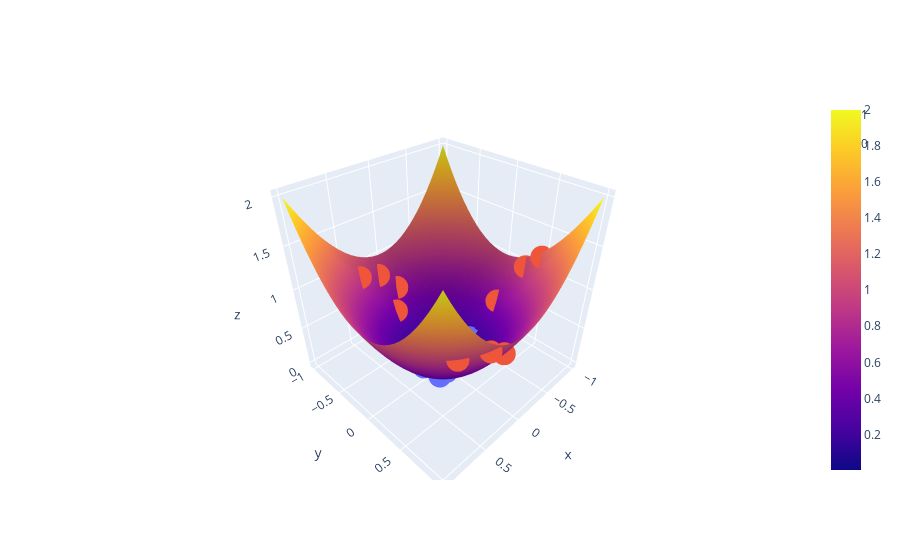

Notebook code for this chart:
### Code cell
x = np.outer(np.linspace(-1, 1, 30), np.ones(30))
y = x.copy().T
z = x ** 2 + y ** 2
  
fig1 = go.Figure(data=[go.Surface(x=x, y=y, z=z)])
fig2 = px.scatter_3d(simulacion, x='col1', y='col2', z='z',
              color='objetivo')

fig = go.Figure(data = fig1.data + fig2.data)
fig.show()

### Figure 1 — Plotly figure (JSON) as saved in the notebook; plotly's stock layout.template omitted (floating-point values rounded to 4 significant figures; data arrays with more than 128 entries replaced by an {"elided": "..."} marker saying what was removed)
{"data": [{"type": "surface", "x": {"elided": "30x30 float values"}, "y": {"elided": "30x30 float values"}, "z": {"elided": "30x30 float values"}}, {"hovertemplate": "objetivo=1<br>col1=%{x}<br>col2=%{y}<br>z=%{z}<extra></extra>", "legendgroup": "1", "marker": {"color": "#636efa", "symbol": "circle"}, "mode": "markers", "name": "1", "scene": "scene", "showlegend": true, "type": "scatter3d", "x": [-0.002525, -0.008918, 0.09997, -0.1069, 0.1485, -0.1762, -0.179, 0.2316, 0.2433, -0.3143, -0.3809, -0.3875], "y": [0.03091, -0.106, 0.1458, 0.05043, -0.1853, -0.1849, 0.2613, 0.1793, -0.05683, -0.341, 0.07866, 0.03082], "z": [0.0009619, 0.01131, 0.03125, 0.01397, 0.05639, 0.06523, 0.1003, 0.08581, 0.06245, 0.2151, 0.1513, 0.1511]}, {"hovertemplate": "objetivo=0<br>col1=%{x}<br>col2=%{y}<br>z=%{z}<extra></extra>", "legendgroup": "0", "marker": {"color": "#EF553B", "symbol": "circle"}, "mode": "markers", "name": "0", "scene": "scene", "showlegend": true, "type": "scatter3d", "x": [-0.03113, 0.1066, -0.1077, 0.1334, 0.3838, 0.3856, 0.6131, -0.7305, -0.9471, -0.9729], "y": [-0.7919, -0.6527, 0.7351, -0.8967, 0.9425, -0.8781, 0.7819, 0.1304, 0.3098, 0.4802], "z": [0.6281, 0.4373, 0.552, 0.8219, 1.036, 0.9197, 0.9872, 0.5506, 0.9931, 1.177]}], "layout": {}}
